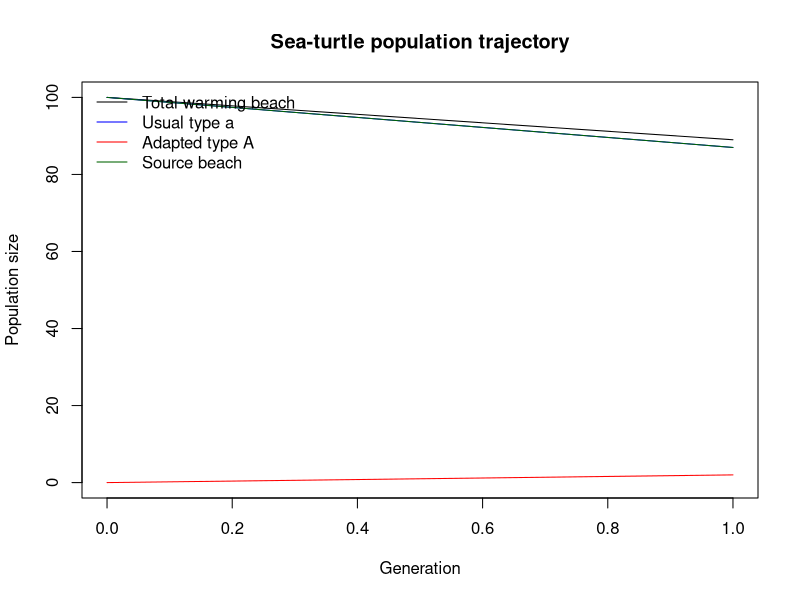

Write the R code that produced this figure.
## ---- chunk 1

# ==== FUNCTION 1: SIMULATE ONE GENERATION

# Two turtle types are represented:
# a = the usual (wild-type) population
# A = the adapted population

# The model includes:
# 1. Population growth affected by warming
# 2. A relative growth advantage or disadvantage for type A
# 3. Mutation from type a to type A
# 4. Immigration of adapted individuals from a source beach

simulate_one_gen <- function(N_a, N_A, decay_rate, sel_coeff, mut_rate, mig_rate = 0, Cb_source_a = 0 ) {

# ====STEP 1: Generate offspring for each turtle type

# Generate the number of offspring from type a.
# The expected number is reduced by the warming effect
# represented by decay_rate. 

  

# Draw offspring according to Poisson distributions
  # rpois(1, lambda) draws one random value from a Poisson
  # distribution with expected value lambda.
  offsp_a <- rpois(1, N_a * (1-decay_rate))
  offsp_A <- rpois(1, N_A * (1-decay_rate+sel_coeff))
# sel_coeff represents the relative growth advantage
# or disadvantage of the adapted type.
# A positive sel_coeff increases its expected growth,
# while a negative value decreases its expected growth.

# ====STEP 2: Simulate mutation from type a to type A
  
# Estimate the number of type-a offspring that mutate   
# Number of type-a offspring * mutation rate.
  
  mut_a_to_A <- rpois(1, offsp_a * mut_rate)

# ====STEP 3: Simulate immigration from the source beach  
# Generate the number of adapted individuals arriving from the cooler source beach.
# source population size and the migration rate.
  
  mig_A <- rpois(1, Cb_source_a * mig_rate)

# ====STEP 4: Calculate population sizes in the next generation
# Subtract individuals that mutated from type a.
# max(..., 0) prevents the population from becoming negative.
  
  N_a_new <- max(offsp_a - mut_a_to_A, 0)

# Add together:
# Offspring already belonging to type A
# New mutants from type a
# Immigrants from the source beach
  
  N_A_new <- offsp_A + mut_a_to_A + mig_A
  
# Calculate total local population
N_total <- N_a_new + N_A_new

# Calculate frequencies
freq_a <- if (N_total > 0) {
  N_a_new / N_total
} else {
  NA
}

freq_A <- if (N_total > 0) {
  N_A_new / N_total
} else {
  NA
}

# Return wild-type and adapted population sizes 
# ====STEP 5: Return the results
# Return the population sizes in this order:
# First value  = type a
# Second value = type A
return(c(
  N_a = N_a_new,
  N_A = N_A_new,
  N_total = N_total,
  freq_a = freq_a,
  freq_A = freq_A
))
}

# Test the function with mutation only (migration defaults to zero)
# Example: simulate one generation with mutation but no migration.

print(simulate_one_gen(100, 100, 0.1, 0.2, 0.01))
## ---- chunk 2
simulate_pop <- function(N_init_a, N_init_A, decay_rate, sel_coeff,
                         mut_rate, t_max, mig_rate = 0,
                         N_source_A = 0, mig_cost = 0.2,
                         growth_ref = 0.5, K = 500) {

  # Store initial populations
  pop_new <- c(N_init_a, N_init_A)
  source_new <- N_source_A

  pop_vector <- matrix(c(pop_new, source_new), nrow = 1)

  for (i in 1:t_max) {

    # NEW: Reproduction on the source beach with carrying capacity K
    source_growth <- (1 + growth_ref) /
      (1 + growth_ref * source_new / K)

    offsp_source <- rpois(1, source_new * source_growth)

    # NEW: Migration and migration mortality
    mig_attempts <- rbinom(1, offsp_source, mig_rate)

    mig_survived <- rbinom(
      1, mig_attempts, 1 - mig_cost
    )

    # Update source population after migration
    source_new <- offsp_source - mig_attempts

    # Original function: simulate the warming beach
    # Migration is set to zero here because we add surviving
    # migrants separately below.
    pop_new <- simulate_one_gen(
      pop_new[1], pop_new[2], decay_rate,
      sel_coeff, mut_rate, mig_rate = 0,
      Cb_source_a = 0
    )

    # NEW: Add surviving immigrants to adapted type A
    pop_new[2] <- pop_new[2] + mig_survived

    # Save all populations
    pop_vector <- rbind(pop_vector, c(pop_new, source_new))

    # Stop if the warming population recovers or the whole system
    # becomes extinct
    if (sum(pop_new) >= 1.5 * (N_init_a + N_init_A) ||
        sum(c(pop_new, source_new)) == 0) break
  }

  rownames(pop_vector) <- 0:(nrow(pop_vector) - 1)
  colnames(pop_vector) <- c("a", "A", "source_A")

  return(pop_vector)
}


# Set parameters
max_gen <- 1000
init_a <- 100
init_A <- 0
decay_rate <- 0.1
sel_coeff <- 0.2
mut_rate <- 0.001
N_source_A <- 100

# NEW: Parameters for carrying capacity and migration mortality
K <- 500
growth_ref <- 0.5
mig_cost <- 0.2

# Run simulation
output <- simulate_pop(
  init_a, init_A, decay_rate, sel_coeff,
  mut_rate, max_gen,
  mig_rate = 0.005,
  N_source_A = N_source_A,
  mig_cost = mig_cost,
  growth_ref = growth_ref,
  K = K
)

print(tail(output))

# Plot population trajectories
x_range <- 0:(nrow(output) - 1)

home_total <- output[, "a"] + output[, "A"]

plot(x_range, home_total, type = "l",
     ylim = c(0, max(output)),
     xlab = "Generation",
     ylab = "Population size",
     main = "Sea-turtle population trajectory")

lines(x_range, output[, "a"], col = "blue")
lines(x_range, output[, "A"], col = "red")
lines(x_range, output[, "source_A"], col = "darkgreen")

legend("topleft",
       legend = c("Total warming beach", "Usual type a",
                  "Adapted type A", "Source beach"),
       col = c("black", "blue", "red", "darkgreen"),
       lty = 1, bty = "n")
